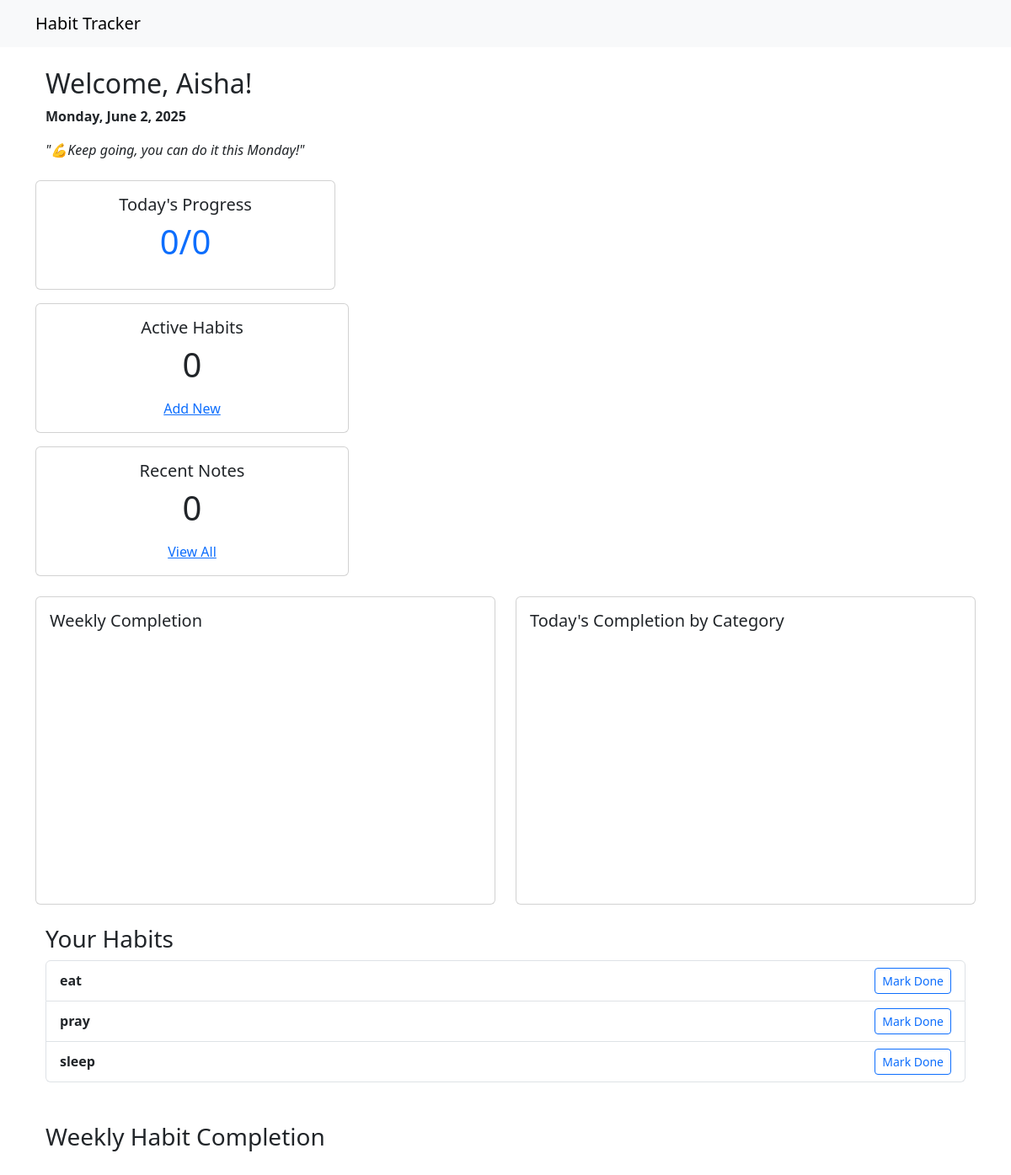
Page /habits/dashboard/ (signed in) on the committed database.
### habits/models.py (models this page shows, shortened)
class Habit(models.Model):
    FREQUENCY_CHOICES = [
        ('daily', 'Daily'),
        ('weekly', 'Weekly'),
        ('custom', 'Custom'),
    ]
    user = models.ForeignKey(User, on_delete=models.CASCADE)
    name = models.CharField(max_length=100)  # e.g. "Drink water"
    description = models.TextField(blank=True)
    target = models.PositiveIntegerField(default=1)  # e.g. "8 glasses/day"
    frequency = models.CharField(max_length=20, choices=FREQUENCY_CHOICES, default='daily')
    creation_date = models.DateTimeField(auto_now_add=True)
    is_template = models.BooleanField(default=False)  # For admin-curated templates
    created_by_admin = models.ForeignKey(
        User,
        on_delete=models.SET_NULL,
        null=True,
        blank=True,
        related_name='admin_habits'
    )

### habits/views.py (the view)
# urls.py: path('dashboard/', views.dashboard, name='dashboard'),
@login_required
def dashboard(request):
    habits = Habit.objects.filter(user=request.user)
    completions = HabitCompletion.objects.filter(habit__user=request.user)
    today = date.today()
    chart_labels = ['Mon', 'Tue', 'Wed', 'Thu', 'Fri', 'Sat', 'Sun']
    chart_data = [1, 2, 3, 2, 4, 1, 5]
    return render(request, 'habits/dashboard.html', {
        'habits': habits,
        'completions': completions,
        'today': today,
        'chart_labels': json.dumps(chart_labels),
        'chart_data': json.dumps(chart_data),
    })

### habits/templates/habits/dashboard.html (shortened to what this page needs)
{% extends 'habits/base.html' %}
{% block content %}
<div class="container mt-4">
    <h2>Welcome, {{ user.first_name|default:user.username }}!</h2>
    <p><strong>{{ today|date:"l, F j, Y" }}</strong></p>
  <p><em>"💪Keep going, you can do it this {{ today|date:'l' }}!"</em></p>
</div>
<div class="row mt-4">
    <div class="col-md-4 mb-3">
      <div class="card text-center">
        <div class="card-body">
          <h5 class="card-title">Today's Progress</h5>
          <p class="display-6 text-primary">0/0</p>
        </div>
      </div>
    </div>
</div>
<div class="col-md-4 mb-3">
    <div class="card text-center">
      <div class="card-body">
        <h5 class="card-title">Active Habits</h5>
        <p class="display-6 text-purple">0</p>
        <a href="{% url 'habits:habit_create' %}">Add New</a>
      </div>
    </div>
  </div>
<div class="col-md-4 mb-3">
    <div class="card text-center">
      <div class="card-body">
        <h5 class="card-title">Recent Notes</h5>
        <p class="display-6 text-purple">0</p>
        <a href="#">View All</a>
      </div>
    </div>
  </div>
<div class="row mt-4">
    <div class="col-md-6">
      <div class="card p-3">
        <h5>Weekly Completion</h5>
        <div id="weekly-completion-chart" style="height: 300px;"></div>
      </div>
    </div>
    <div class="col-md-6">
      <div class="card p-3">
        <h5>Today's Completion by Category</h5>
        <div id="category-completion-chart" style="height: 300px;"></div>
      </div>
    </div>
  </div>
<div class="container mt-4">
  <h3>Your Habits</h3>
  <ul class="list-group">
    {% for habit in habits %}
      <li class="list-group-item d-flex justify-content-between align-items-center">
        <div>
          <strong>{{ habit.name }}</strong>
        </div>
        <form action="{% url 'habits:toggle_habit' habit.pk %}" method="post">
          {% if habit.is_completed_today %}
            <button class="btn btn-success btn-sm" disabled>Done</button>
          {% else %}
            <button class="btn btn-outline-primary btn-sm">Mark Done</button>
          {% endif %}
        </form>
    {% empty %}
      <li class="list-group-item">You don't have any habits yet.</li>
    {% endfor %}
  </ul>
</div>
<div class="container mt-5">
  <h3>Weekly Habit Completion</h3>
  <div id="chart_div" style="width: 100%; height: 400px;"></div>
</div>
{% endblock %}

### rows in the picture
Habit: name "eat"
Habit: name "pray"
Habit: name "sleep"

### other values in the picture
{{ user.first_name|default:user.username }} "Aisha"
